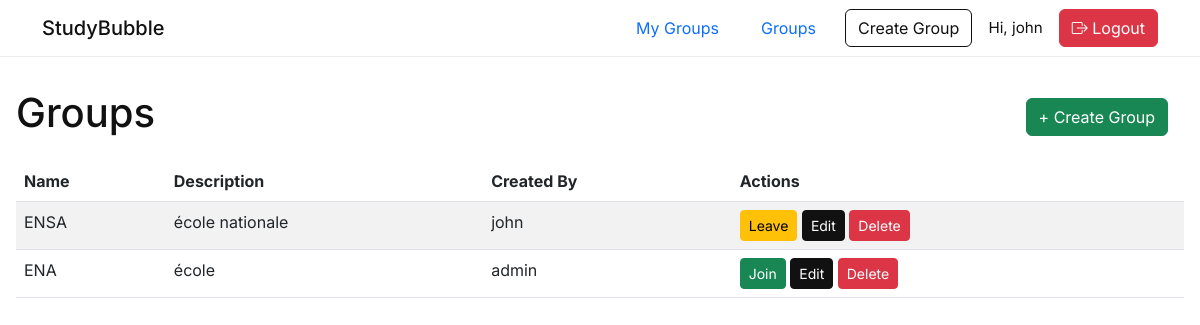
Screenshot of /groups/ (signed in) with the database file from the repository.
### users/models.py (models this page shows)
class User(AbstractUser):
    ROLE_CHOICES = [
        ('professor', 'Professor'),
        ('student', 'Student'),
    ]
    role = models.CharField(max_length=10, choices=ROLE_CHOICES, default='student')
    bio = models.TextField(blank=True)
    skills = models.CharField(max_length=200, blank=True)

### groups/models.py (models this page shows, shortened)
class Group(models.Model):
    name = models.CharField(max_length=100)
    description = models.TextField()
    created_by = models.ForeignKey('users.User', on_delete=models.CASCADE, related_name='created_groups')
    members = models.ManyToManyField('users.User', related_name='joined_groups', blank=True)
    created_at = models.DateTimeField(auto_now_add=True)

### groups/views.py (the view)
# urls.py: path('', GroupListView.as_view(), name='group-list'),
class GroupListView(LoginRequiredMixin, ListView):
    model = Group
    context_object_name = 'groups'
    template_name = 'groups/group_list.html'

### templates/groups/group_list.html (shortened to what this page needs)
{% extends 'base.html' %}
{% block content %}
<div class="d-flex justify-content-between align-items-center mb-3">
  <h1>Groups</h1>
  {% if user.is_authenticated and user.role == 'professor' %}
    <a href="{% url 'group-create' %}" class="btn btn-success me-3">+ Create Group</a>
  {% endif %}
</div>
<table class="table table-striped">
  <thead>
    <tr>
      <th>Name</th>
      <th>Description</th>
      <th>Created By</th>
      <th>Actions</th>
    </tr>
  </thead>
  <tbody>
    {% for group in groups %}
    <tr>
      <td>{{ group.name }}</td>
      <td>{{ group.description|truncatechars:50 }}</td>
      <td>{{ group.created_by.username }}</td>
      <td>
        {% if user.is_authenticated %}
          {% if user in group.members.all %}
            <a href="{% url 'group-leave' group.pk %}" class="btn btn-sm btn-warning">Leave</a>
          {% else %}
            <a href="{% url 'group-join' group.pk %}" class="btn btn-sm btn-success">Join</a>
          {% endif %}
        {% endif %}
        {% if user.is_authenticated and user.role == 'professor' or user.is_superuser %}
          <a href="{% url 'group-update' group.pk %}" class="btn btn-sm btn-primary">Edit</a>
          <a href="{% url 'group-delete' group.pk %}" class="btn btn-sm btn-danger">Delete</a>
        {% endif %}
      </td>
    </tr>
    {% empty %}
    <tr><td colspan="4" class="text-center">No groups found.</td></tr>
    {% endfor %}
  </tbody>
</table>
{% endblock %}

### templates/base.html (shortened to what this page needs)
<!DOCTYPE html>
<html lang="en">
<head>
  <link href="https://cdn.jsdelivr.net/npm/bootstrap@5.3.0/dist/css/bootstrap.min.css" rel="stylesheet" />
  <link href="https://cdn.jsdelivr.net/npm/bootstrap-icons@1.10.5/font/bootstrap-icons.css" rel="stylesheet" />
</head>
<body>
  <nav class="navbar navbar-expand-lg py-2">
    <div class="container">
      <a class="navbar-brand" href="/">StudyBubble</a>
      <div class="d-flex align-items-center ms-auto">
        {% if user.is_authenticated %}
          <a href="{% url 'my-groups' %}" class="btn btn-link me-3 text-decoration-none">My Groups</a>
          <a href="{% url 'group-list' %}" class="btn btn-link me-3 text-decoration-none">Groups</a>
          {% if user.role == 'professor' %}
            <a href="{% url 'group-create' %}" class="btn btn-outline-primary me-3">Create Group</a>
          {% endif %}
          <span class="navbar-text me-3">Hi, {{ user.username }}</span>
          <form method="POST" action="{% url 'logout' %}" class="d-inline">
            <button type="submit" class="btn btn-danger">
              <i class="bi bi-box-arrow-right"></i> Logout
            </button>
          </form>
        {% else %}
          <a href="{% url 'login' %}" class="btn btn-sm btn-outline-primary me-2">Login</a>
          <a href="{% url 'signup' %}" class="btn btn-sm btn-primary">Sign Up</a>
        {% endif %}
      </div>
    </div>
  </nav>
  <main>
    {% block content %}{% endblock %}
  </main>
</body>
</html>

### templates/base.html (style rules this page uses)
body { font-family: 'Inter', sans-serif; background-color: #fff; color: #111; margin: 0; padding: 0; }
.navbar { background-color: #fff; border-bottom: 1px solid #eee; }
.navbar-brand { font-weight: 500; font-size: 1.25rem; color: #111; }
.navbar .nav-link, .navbar-text { color: #111; font-size: 0.95rem; }
.btn-outline-primary { border-color: #111; color: #111; }
.btn-primary { background-color: #111; border-color: #111; }
main { padding: 2rem 1rem; }

### rows the page displays
User: username "john"
Group: name "ENSA", description "école nationale", created_by.username "john", shows "Leave"
Group: name "ENA", description "école", created_by.username "admin", shows "Join"
